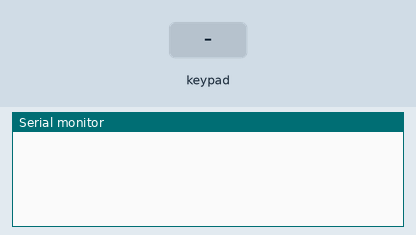
Recording of a sketch running on a simulated ESP8266 (NodeMCU). On the bench: the last lines printed to the serial monitor. Inputs (shaded band) come from the test bench.

Above: at 1.2 s.
1.3 s: key '1' pressed
At 1.7 s:
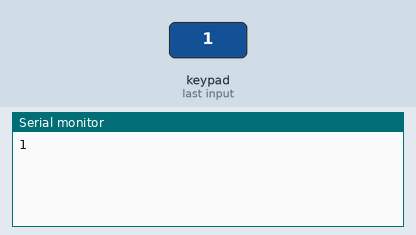
2.8 s: keypad keys 1 2 # pressed 0.4 s apart
At 4.5 s:
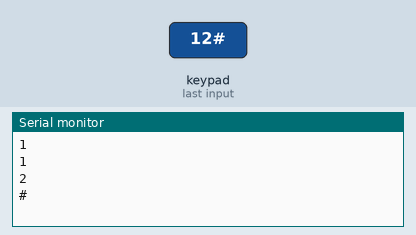
5.5 s: key '*' pressed
At 6.1 s:
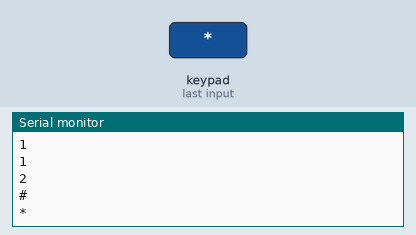
7.0 s: keypad keys 2 5 pressed 0.4 s apart
At 8.8 s:
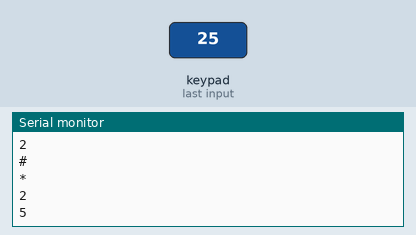
Timing chart, 0 to 10.3 s (numbered marks = the images above; inputs shaded):
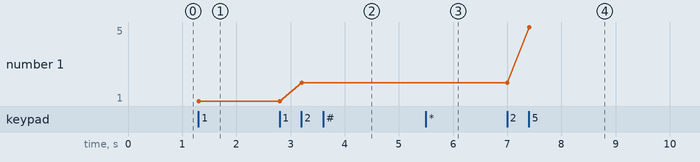

The sketch:

keypad.ino
```cpp
/* Keypad
การต่อขาใน keypad
ขาในบอร์ด    D2 D3 D4 D5 D6 D7 D8
ขาใน Keypad 7  6  5  4  3  2  1
*/
#include <Keypad.h>

const byte ROWS = 4; //4 แถว
const byte COLS = 3; //3 หลัก
char keys[ROWS][COLS] = {
  {'1','2','3'},
  {'4','5','6'},
  {'7','8','9'},
  {'*','0','#'}
};
byte rowPins[ROWS] = {D2, D3, D4, D5}; //เชื่อมต่อแถว ขาที่จะส่งค่าไปยัง keypad
byte colPins[COLS] = {D6, D7, D8}; //เชื่อมต่อหลัก ขาที่จะส่งค่าไปยัง keypad

Keypad keypad = Keypad( makeKeymap(keys), rowPins, colPins, ROWS, COLS );

void setup(){
  Serial.begin(9600);
}

void loop(){
  char key = keypad.getKey();

  if (key){
    Serial.println(key);
  }
}
```

Measured:
- after the input at 1.3 s, the serial monitor: prints a new line at once (image 1)
- after the input at 2.8 s, the serial monitor: prints a new line after 0.41 s (image 2)
- after the input at 5.5 s, the serial monitor: prints a new line at once (image 3)
- after the input at 7.0 s, the serial monitor: prints a new line at once (image 4)
- plotted number 1: 1 → 2 after the input at 2.8 s, 2 → 5 after the input at 7.0 s
